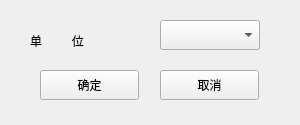
<?xml version="1.0" encoding="UTF-8"?>
<ui version="4.0">
 <class>Form_set_tiwen</class>
 <widget class="QWidget" name="Form_set_tiwen">
  <property name="geometry">
   <rect>
    <x>0</x>
    <y>0</y>
    <width>300</width>
    <height>125</height>
   </rect>
  </property>
  <property name="windowTitle">
   <string>体温设置</string>
  </property>
  <widget class="QComboBox" name="comboBox">
   <property name="geometry">
    <rect>
     <x>160</x>
     <y>20</y>
     <width>100</width>
     <height>30</height>
    </rect>
   </property>
   <property name="maxVisibleItems">
    <number>2</number>
   </property>
  </widget>
  <widget class="QLabel" name="label">
   <property name="geometry">
    <rect>
     <x>30</x>
     <y>30</y>
     <width>71</width>
     <height>21</height>
    </rect>
   </property>
   <property name="text">
    <string>单         位</string>
   </property>
  </widget>
  <widget class="QPushButton" name="pushButton">
   <property name="geometry">
    <rect>
     <x>40</x>
     <y>70</y>
     <width>99</width>
     <height>30</height>
    </rect>
   </property>
   <property name="text">
    <string>确定</string>
   </property>
  </widget>
  <widget class="QPushButton" name="pushButton_2">
   <property name="geometry">
    <rect>
     <x>160</x>
     <y>70</y>
     <width>99</width>
     <height>30</height>
    </rect>
   </property>
   <property name="text">
    <string>取消</string>
   </property>
  </widget>
 </widget>
 <resources/>
 <connections/>
</ui>
